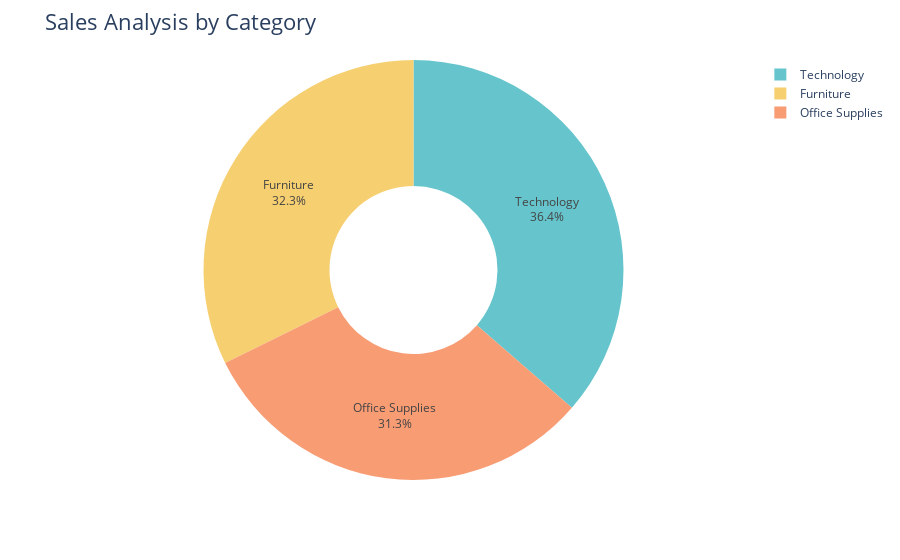

The code cell stored with this chart in its notebook:
### Code cell
fig = px.pie(sales_category, 
             values='Sales', 
             names='Category', 
             hole=0.4, 
             color_discrete_sequence=px.colors.qualitative.Pastel)

fig.update_traces(textposition='inside', textinfo='percent+label')
fig.update_layout(title_text='Sales Analysis by Category', title_font=dict(size=22))

fig.show()

### Figure 1 — Plotly figure (JSON) as saved in the notebook; plotly's stock layout.template omitted (floating-point values rounded to 4 significant figures)
{"data": [{"domain": {"x": [0, 1], "y": [0, 1]}, "hole": 0.4, "hovertemplate": "Category=%{label}<br>Sales=%{value}<extra></extra>", "labels": ["Furniture", "Office Supplies", "Technology"], "legendgroup": "", "name": "", "showlegend": true, "textinfo": "percent+label", "textposition": "inside", "type": "pie", "values": [742000.0, 719000.0, 836200.0]}], "layout": {"autosize": true, "legend": {"tracegroupgap": 0}, "margin": {"t": 60}, "piecolorway": ["rgb(102, 197, 204)", "rgb(246, 207, 113)", "rgb(248, 156, 116)", "rgb(220, 176, 242)", "rgb(135, 197, 95)", "rgb(158, 185, 243)", "rgb(254, 136, 177)", "rgb(201, 219, 116)", "rgb(139, 224, 164)", "rgb(180, 151, 231)", "rgb(179, 179, 179)"], "title": {"font": {"size": 22}, "text": "Sales Analysis by Category"}}}
